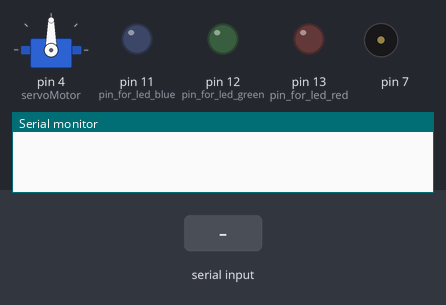
The sketch below on a simulated Arduino Uno, built with avr-gcc and run on an emulated ATmega328P. Parts: servo, output pins drawn as LEDs (lit = HIGH), buzzer (waves = sounding), the last lines printed to the serial monitor. Inputs (shaded band) come from the test bench.

Above: at 1.2 s.
1.3 s: "1,90\n" received over Serial
At 2.1 s:
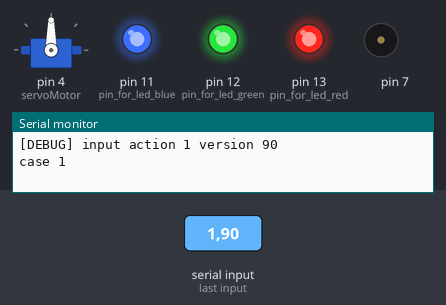
4.3 s: "3\n" received over Serial
At 6.4 s:
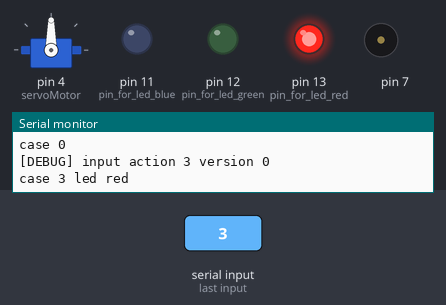
6.7 s: "4\n" received over Serial
At 8.5 s:
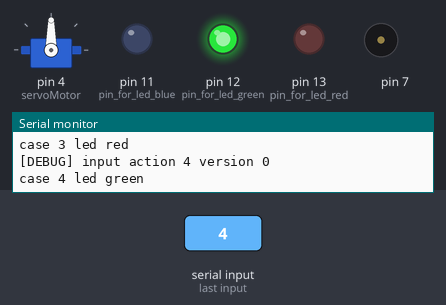
9.2 s: "5\n" received over Serial
At 11.3 s:
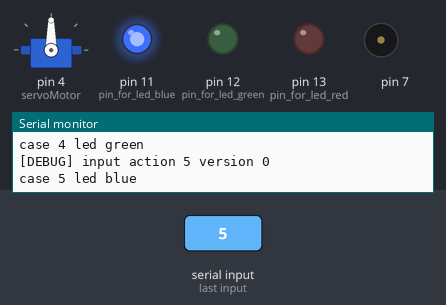
11.6 s: "90,45\n" received over Serial
At 13.66 s:
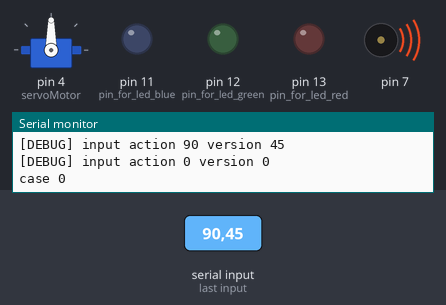
14.6 s: "30,150\n" received over Serial
At 17.3 s:
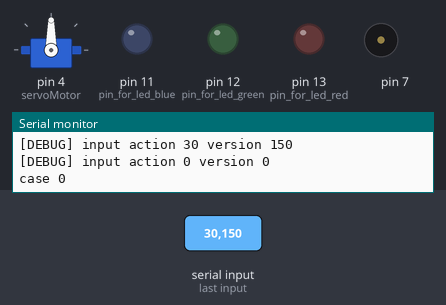
Timing chart, 0 to 18.6 s (numbered marks = the images above; inputs shaded):
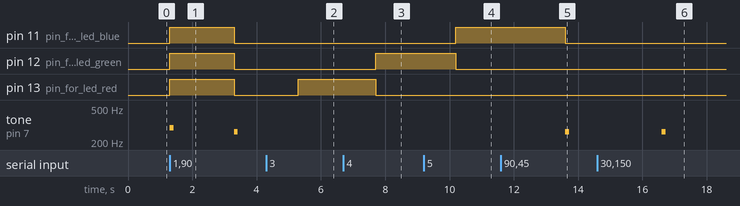

Measured:
- after the input at 1.3 s, pin 11 (pin_for_led_blue), pin 12 (pin_for_led_green), pin 13 (pin_for_led_red): LOW → HIGH at once, → LOW 2.0 s later; tone on pin 7: silent → 294 Hz at once, → silent 0.12 s later, → 262 Hz 1.9 s later, → silent 0.12 s later
- after the input at 4.3 s, pin 13 (pin_for_led_red): LOW → HIGH after 1.0 s
- after the input at 6.7 s, pin 12 (pin_for_led_green): LOW → HIGH after 1.0 s; pin 13 (pin_for_led_red): HIGH → LOW after 1.0 s
- after the input at 9.2 s, pin 11 (pin_for_led_blue): LOW → HIGH after 1.0 s; pin 12 (pin_for_led_green): HIGH → LOW after 1.0 s
- after the input at 11.6 s, pin 11 (pin_for_led_blue): HIGH → LOW after 2.0 s; tone on pin 7: silent → 262 Hz after 2.0 s, → silent 0.12 s later
- after the input at 14.6 s, tone on pin 7: silent → 262 Hz after 2.0 s, → silent 0.12 s later

The sketch:

arduino.ino
```cpp
#include <Servo.h>
#include <ArduinoJson.h>

int notes[] = { 262, 294 };
int timerNote = 120;

Servo servoMotor;
int pos = 0;
int posInitServoMotor = 90;
int ultimoVersoServoMotor = 0;

int input[2];  // dati da python

void setup() {
  // put your setup code here, to run once:
  Serial.begin(115200);

  pinMode(13, OUTPUT);  // pin for led red
  pinMode(12, OUTPUT);  // pin for led green
  pinMode(11, OUTPUT);  // pin for led blue

  servoMotor.attach(4);                 // pin for servo motor
  servoMotor.write(posInitServoMotor);  // init position servo motor

  settingLedOff();
}

void loop() {
  readArrayInput();
}

void settingLedOff() {
  // Serial.println("[DEBUG] Setting led to off");
  digitalWrite(13, LOW);
  digitalWrite(12, LOW);
  digitalWrite(11, LOW);
}

void settingLedOn() {
  // Serial.println("[DEBUG] Setting led to on");
  digitalWrite(13, HIGH);
  digitalWrite(12, HIGH);
  digitalWrite(11, HIGH);
}

void readArrayInput() {
  if (Serial.available() > 0) {
    int action = Serial.parseInt();
    int version = Serial.parseInt();
    Serial.print("[DEBUG] input action ");
    Serial.print(action);
    Serial.print(" version ");
    Serial.println(version);
    gestionAction(action, version);
  }
}

void gestionAction(int action, int version) {
  switch (action) {
    case 0:
      Serial.println("case 0");
      settingLedOff();
      tone(7, notes[0], timerNote);
      break;
    case 1:
      Serial.println("case 1");
      settingLedOff();
      settingLedOn();
      tone(7, notes[1], timerNote);
      break;
    case 2:
      Serial.println("case 2");
      settingLedOff();

      Serial.print("version: ");
      Serial.print(version);
      Serial.print(" action: ");
      Serial.println(action);

      moveServoMotor(version);
      break;
    case 3:
      Serial.println("case 3 led red");
      settingLedOff();
      digitalWrite(13, HIGH);
      break;
    case 4:
      Serial.println("case 4 led green");
      settingLedOff();
      digitalWrite(12, HIGH);
      break;
    case 5:
      Serial.println("case 5 led blue");
      settingLedOff();
      digitalWrite(11, HIGH);
      break;
  }
}

void moveServoMotor(int version) {
  Serial.print(" moveServoMotor version:  ");
  Serial.print(version);
  Serial.print(" posInitServoMotor ");
  Serial.print(posInitServoMotor);
  Serial.print(" ultimoVersoServoMotor ");
  Serial.println(ultimoVersoServoMotor);

  if (version == 2) {  //senso orario == version == 2
    if (posInitServoMotor == 179) {
      posInitServoMotor = 0;
    }
    posInitServoMotor = pos;
    Serial.print("  version == 2 -> posInitServoMotor ");
    Serial.println(posInitServoMotor);
    for (pos = posInitServoMotor; pos <= 179; pos += 1) {  // goes from 0 degrees to 180 degrees
      servoMotor.write(pos);                               // tell servo to go to position in variable 'pos'

      posInitServoMotor = pos;

      delay(15);  // waits 15ms for the servo to reach the position
    }

  } else if (version == 1) {  //senso antiorario  ==  version == 1
    if (posInitServoMotor == 0) {
      posInitServoMotor = 179;
    }
    Serial.print("  version == 1 -> posInitServoMotor ");
    Serial.println(posInitServoMotor);
    pos = 179;
    while (pos >= 0) {        // goes from 0 degrees to 180 degrees
      servoMotor.write(pos);  // tell servo to go to position in variable 'pos'

      posInitServoMotor = pos;
      delay(15);  // waits 15ms for the servo to reach the position
      pos = pos - 1;
    }
  }
}
```
